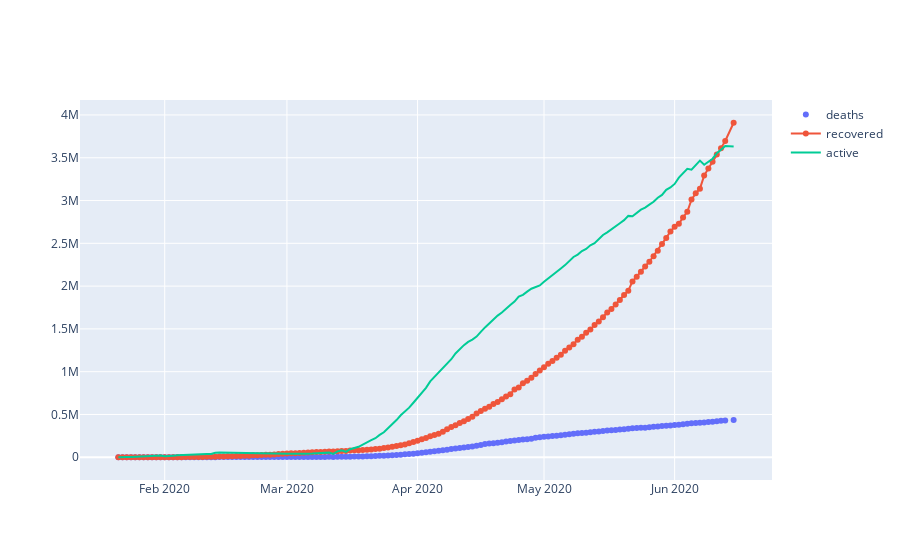

The notebook cell this image was saved under:
### Code cell
# Scatter plot for 3 variables
fig = go.Figure()

# Add traces
fig.add_trace(go.Scatter(x=df_timeline['date'], y=df_timeline['deaths'],
                    mode='markers',
                    name='deaths'))

fig.add_trace(go.Scatter(x=df_timeline['date'], y=df_timeline['recovered'],
                    mode='lines+markers',
                    name='recovered'))

fig.add_trace(go.Scatter(x=df_timeline['date'], y=df_timeline['active'],
                    mode='lines',
                    name='active'))

fig.show()

### Figure 1 — Plotly figure (JSON) as saved in the notebook; plotly's stock layout.template omitted (floating-point values rounded to 4 significant figures; data arrays with more than 128 entries replaced by an {"elided": "..."} marker saying what was removed)
{"data": [{"mode": "markers", "name": "deaths", "type": "scatter", "x": {"elided": "146 str values"}, "y": {"elided": "146 int values"}}, {"mode": "lines+markers", "name": "recovered", "type": "scatter", "x": {"elided": "146 str values"}, "y": {"elided": "146 int values"}}, {"mode": "lines", "name": "active", "type": "scatter", "x": {"elided": "146 str values"}, "y": {"elided": "146 int values"}}], "layout": {}}
